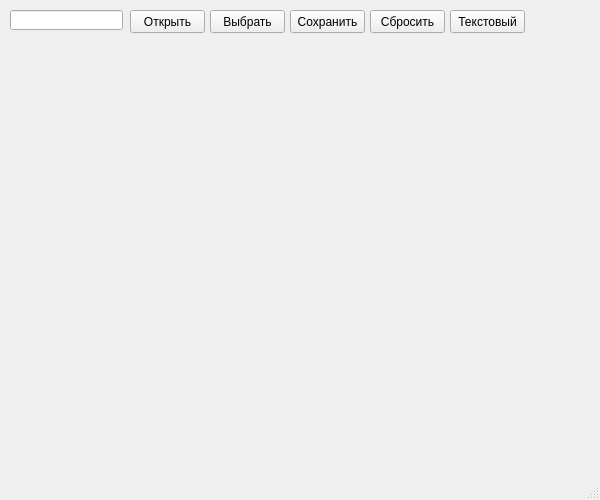
<?xml version="1.0" encoding="UTF-8"?>
<ui version="4.0">
 <class>MainWindow</class>
 <widget class="QMainWindow" name="MainWindow">
  <property name="geometry">
   <rect>
    <x>0</x>
    <y>0</y>
    <width>600</width>
    <height>500</height>
   </rect>
  </property>
  <property name="windowTitle">
   <string>MainWindow</string>
  </property>
  <widget class="QWidget" name="centralwidget">
   <widget class="QPushButton" name="pushButton">
    <property name="geometry">
     <rect>
      <x>130</x>
      <y>10</y>
      <width>75</width>
      <height>23</height>
     </rect>
    </property>
    <property name="text">
     <string>Открыть</string>
    </property>
   </widget>
   <widget class="QPushButton" name="pushButton_2">
    <property name="geometry">
     <rect>
      <x>210</x>
      <y>10</y>
      <width>75</width>
      <height>23</height>
     </rect>
    </property>
    <property name="text">
     <string>Выбрать</string>
    </property>
   </widget>
   <widget class="QPushButton" name="pushButton_3">
    <property name="geometry">
     <rect>
      <x>290</x>
      <y>10</y>
      <width>75</width>
      <height>23</height>
     </rect>
    </property>
    <property name="text">
     <string>Сохранить</string>
    </property>
   </widget>
   <widget class="QLineEdit" name="lineEdit">
    <property name="geometry">
     <rect>
      <x>10</x>
      <y>10</y>
      <width>113</width>
      <height>20</height>
     </rect>
    </property>
   </widget>
   <widget class="QLabel" name="label">
    <property name="geometry">
     <rect>
      <x>10</x>
      <y>40</y>
      <width>41</width>
      <height>16</height>
     </rect>
    </property>
    <property name="font">
     <font>
      <pointsize>10</pointsize>
     </font>
    </property>
    <property name="text">
     <string/>
    </property>
   </widget>
   <widget class="QPushButton" name="pushButton_4">
    <property name="geometry">
     <rect>
      <x>370</x>
      <y>10</y>
      <width>75</width>
      <height>23</height>
     </rect>
    </property>
    <property name="text">
     <string>Сбросить</string>
    </property>
   </widget>
   <widget class="QPushButton" name="pushButton_5">
    <property name="geometry">
     <rect>
      <x>450</x>
      <y>10</y>
      <width>75</width>
      <height>23</height>
     </rect>
    </property>
    <property name="text">
     <string>Текстовый</string>
    </property>
   </widget>
  </widget>
  <widget class="QMenuBar" name="menubar">
   <property name="geometry">
    <rect>
     <x>0</x>
     <y>0</y>
     <width>600</width>
     <height>21</height>
    </rect>
   </property>
  </widget>
  <widget class="QStatusBar" name="statusbar"/>
 </widget>
 <resources/>
 <connections/>
</ui>
